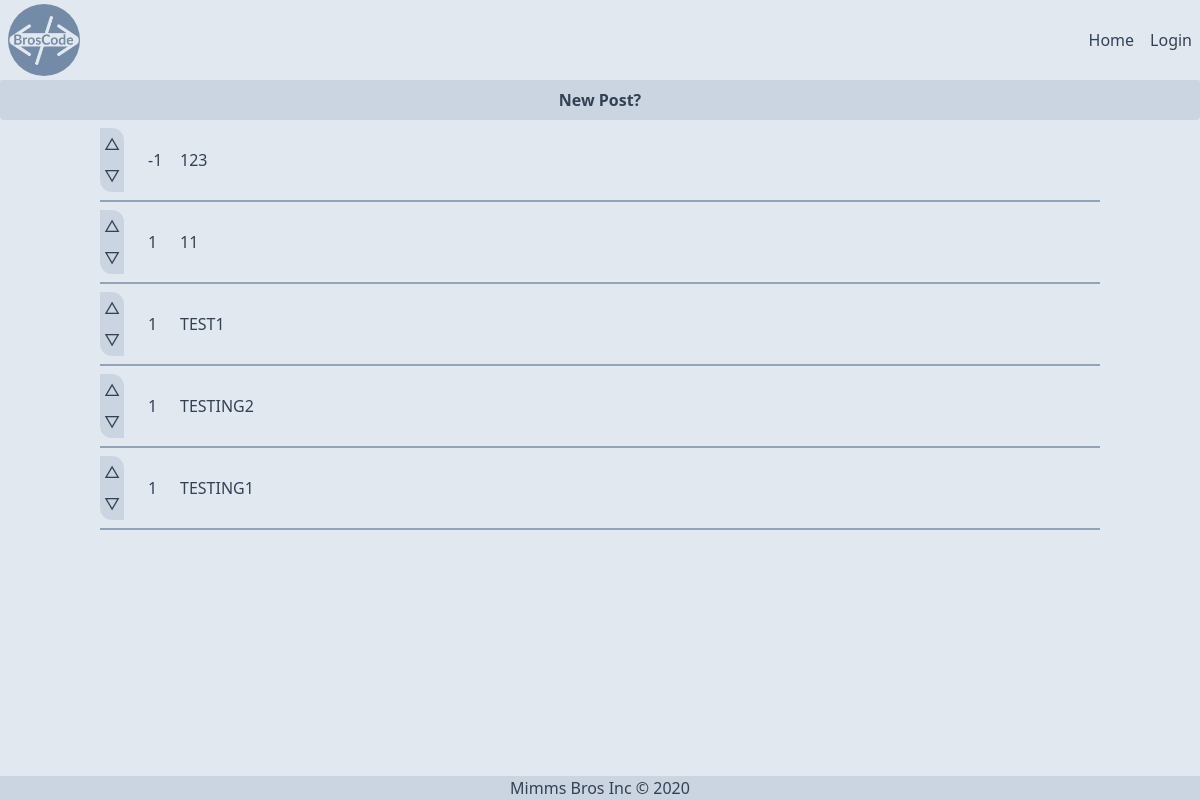
/, run on an earlier commit of the app's database.
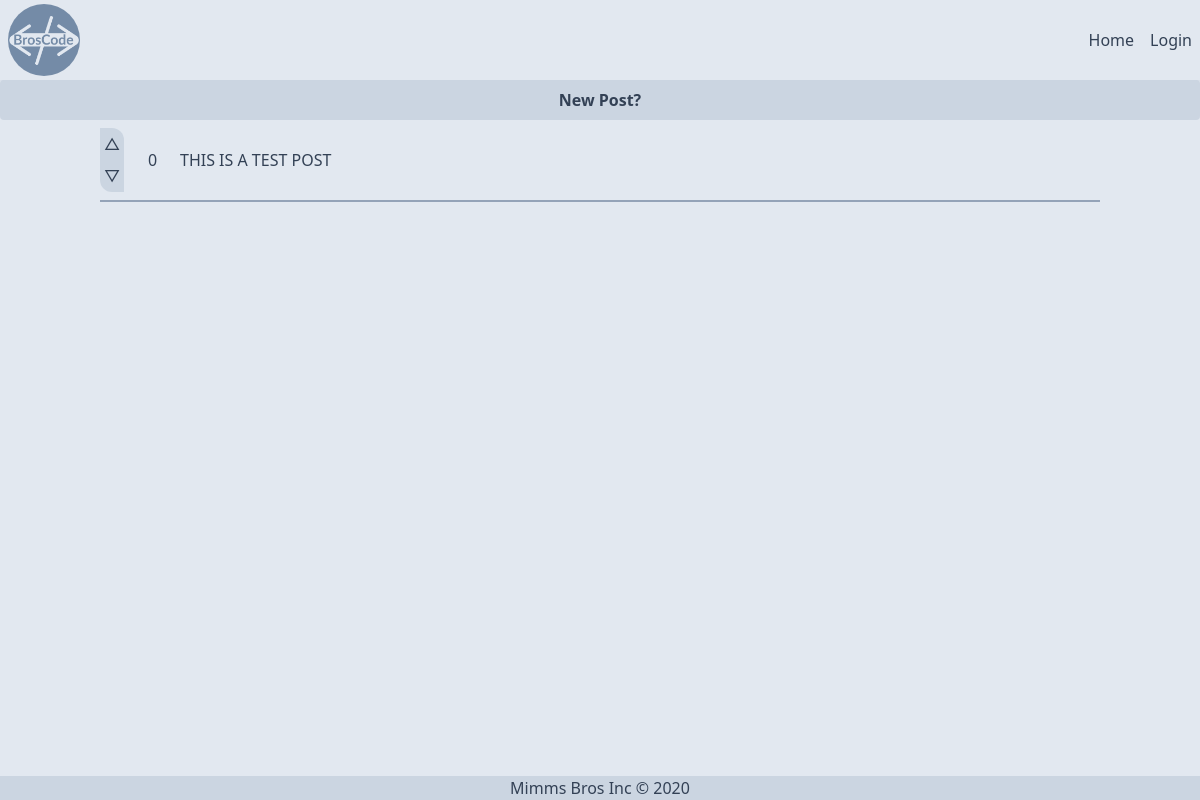
And on a later commit of the database.
### blog/models.py (models this page shows, shortened)
class Post(models.Model):
    author = models.ForeignKey(User, on_delete=models.CASCADE)
    title = models.CharField(max_length=100)
    content = models.TextField()
    created_at = models.DateTimeField(auto_now_add=True)
    updated_at = models.DateTimeField(auto_now=True)
    votes = models.IntegerField(default=0)
    users_upvoted = models.ManyToManyField(User, blank=True, related_name='users_upvoted_post')
    users_downvoted = models.ManyToManyField(User, blank=True, related_name='users_downvoted_post')

### blog/views.py (the view)
# urls.py: path('', views.index, name='index'),
def index(request):
    latest_posts_list = Post.objects.order_by('-created_at')[:5]
    latest_posts_comments = []
    if latest_posts_list:
        latest_posts_comments = [Comment.objects.filter(post=post) for post in latest_posts_list]
    context = {'latest_posts_list': latest_posts_list, 'latest_posts_comments': latest_posts_comments}
    return render(request, 'blog/index.html', context)

### blog/templates/blog/index.html (shortened to what this page needs)
{% extends "blog/base.html" %}
{% load static tailwind_tags %}
{% load static %}
    {% block content %}
    <a class="flex bg-slate-300 justify-center bg-accent-dark hover:bg-slate-400 text-accent-lighter font-bold py-2 px-4 rounded" href="{% url 'blog:new_post'%}">New Post?</a>
    <div id="postList" class="flex flex-col w-full align-middle items-center justify-center">
    {% if latest_posts_list %}
        <ul class="flex flex-col w-10/12 align-middle items-center justify-center">
        {% for post in latest_posts_list %}
        <div class="w-full h-full border-b-2 border-slate-400">
            <li class=" flex my-2 items-center bg-primary text-accent-darkest w-full h-full rounded-lg">
                <div class="h-min w-8">
                    <button class="p-1 rounded-tr-xl bg-slate-300 hover:bg-slate-400 active:bg-slate-500" id="up{{post.id}}" onclick=vote('up','post',{{post.id}})>
                        {% if user in post.users_upvoted.all %}
                            ▲
                        {% else %}
                            △
                        {% endif %}
                    </button>
                    <button class="p-1 rounded-bl-xl bg-slate-300 hover:bg-slate-400 active:bg-slate-500" id="down{{post.id}}" onclick=vote('down','post',{{post.id}})>
                        {% if user in post.users_downvoted.all %}
                            ▼
                        {% else %}
                            ▽
                        {% endif %}
                    </button>
                </div>
                <div class="flex align-middle">
                    <div class="flex flex-col ml-4 w-4 justify-center " id="votes{{post.id}}">
                        {{post.votes}}
                    </div>
                    <a href="{% url 'blog:post' post.id %}" class=" hover:bg-slate-300 rounded-full m-2 p-2">
                        {{ post.title | upper }}
                    </a>
                </div>
            </li>
        </div>
        {% endfor %}
        </ul>
    </div>
    {% else %}
        <p> No posts are available</p>
    {% endif %}
{% endblock %}

### blog/templates/blog/base.html (shortened to what this page needs)
{% load static tailwind_tags %}
<!DOCTYPE html>
<html lang="en" class="font-sans w-full max-w-full h-full h-max-full text-slate-700 bg-slate-200">
	<head>
		{% tailwind_css %}
	</head>
	<body class="fixed flex flex-col w-full h-full justify-right align-middle">
        <div id="header" class="h-auto">
            {% block header %}
            {% include "blog/header.html" %}
            {% endblock %}
        </div>
        <div id="main-content" class="h-full overflow-scroll">
            {% block content %}{% endblock %}
        </div>
        <div id="footer h-full">
            {% block footer %}
            {% include "blog/footer.html" %}
            {% endblock %}
        </div>
	</body>
</html>

### blog/templates/blog/header.html (shortened to what this page needs)
{% load static tailwind_tags %}
<!DOCTYPE html>
<html lang="en">
{% tailwind_css %}
<body>
{% block header %}
<header class="flex items-center justify-between w-screen bg-slate-200 text-slate-700 h-20 shadow-md shadow-slate-300">
  <div class="flex">
    <img src="{% static 'blog/images/BrosCodeLogo.png' %}" alt="logo" class="flex h-20 ml-1 rounded-full p-1">
  </div>
  <nav class="flex">
    <a href="{%url 'blog:index'%}" class="rounded-md p-2 hover:bg-slate-300 active:bg-slate-300">Home</a>
    {% if request.user.is_authenticated %}
      <a href="{% url 'blog:logout' %}" class="rounded-md  p-2 hover:bg-slate-300  active:bg-slate-300">Logout</a>
    {% else %}
      <a href="{% url 'blog:login' %}" class="rounded-md p-2 hover:bg-slate-300  active:bg-slate-300">Login</a>
    {% endif %}
  </nav>
</header>
{% endblock %}
</body>
</html>

### blog/templates/blog/footer.html
{% load static tailwind_tags %}
<!DOCTYPE html>
<html lang="en">
{% tailwind_css %}
<body>
    {% block footer %}
    <div class="flex justify-center text-accent-darkest bg-slate-300">
        Mimms Bros Inc © 2020
    </div>
    {% endblock %}
</body>
</html>

What changed in the data, as far as the page shows it:
removed Post: votes "-1", title "123"
removed Post: votes "1", title "11"
removed Post: votes "1", title "TEST1"
removed Post: votes "1", title "TESTING2"
removed Post: votes "1", title "TESTING1"
added Post: votes "0", title "THIS IS A TEST POST"
